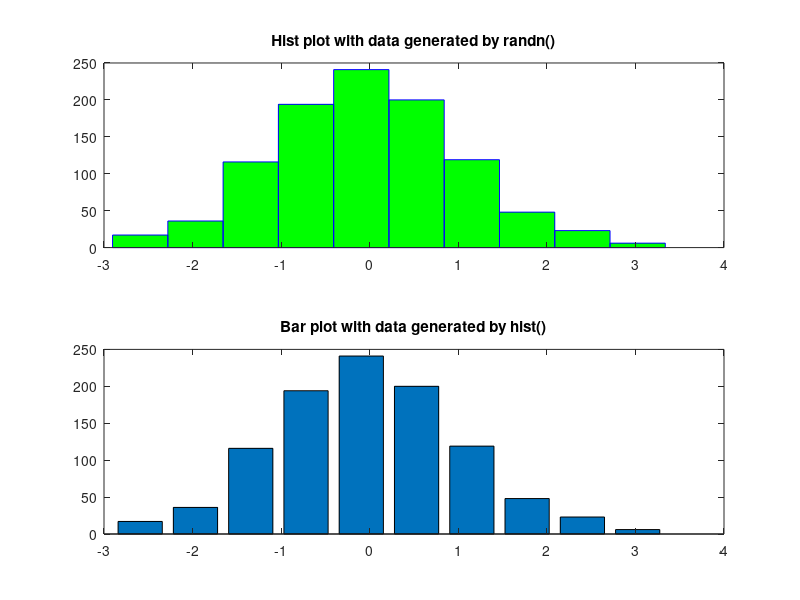

Recreate this plot in MATLAB. (Note: this script raises an error after producing the figure.)
% Script comparing hist vs bar.
% Author: Chris B. Kirov
% Date: 16.09.2017 
clc
clear
close all

% Generate normally distributed numbers.
n = randn(1, 1000);

subplot(2, 1, 1);
hist(n, 'facecolor', 'g', 'edgecolor', 'b');                % Plot with hist() using one vector input: plot a histogram with 10 bins.
title('Hist plot with data generated by randn()');

[x, binCenters] = hist(n);                                     % Generate values with hist() using two output arguments used for bar() input.

subplot(2, 1, 2);
bar(binCenters, x);                                                % Plot with bar.
title('Bar plot with data generated by hist()');

absolutepath = 'D:\Matlab Projects\Intro to MATLAB - Octave\';
filename = sprintf('%sChapter11Exercise4.pdf', absolutepath);
print(fh, filename);
